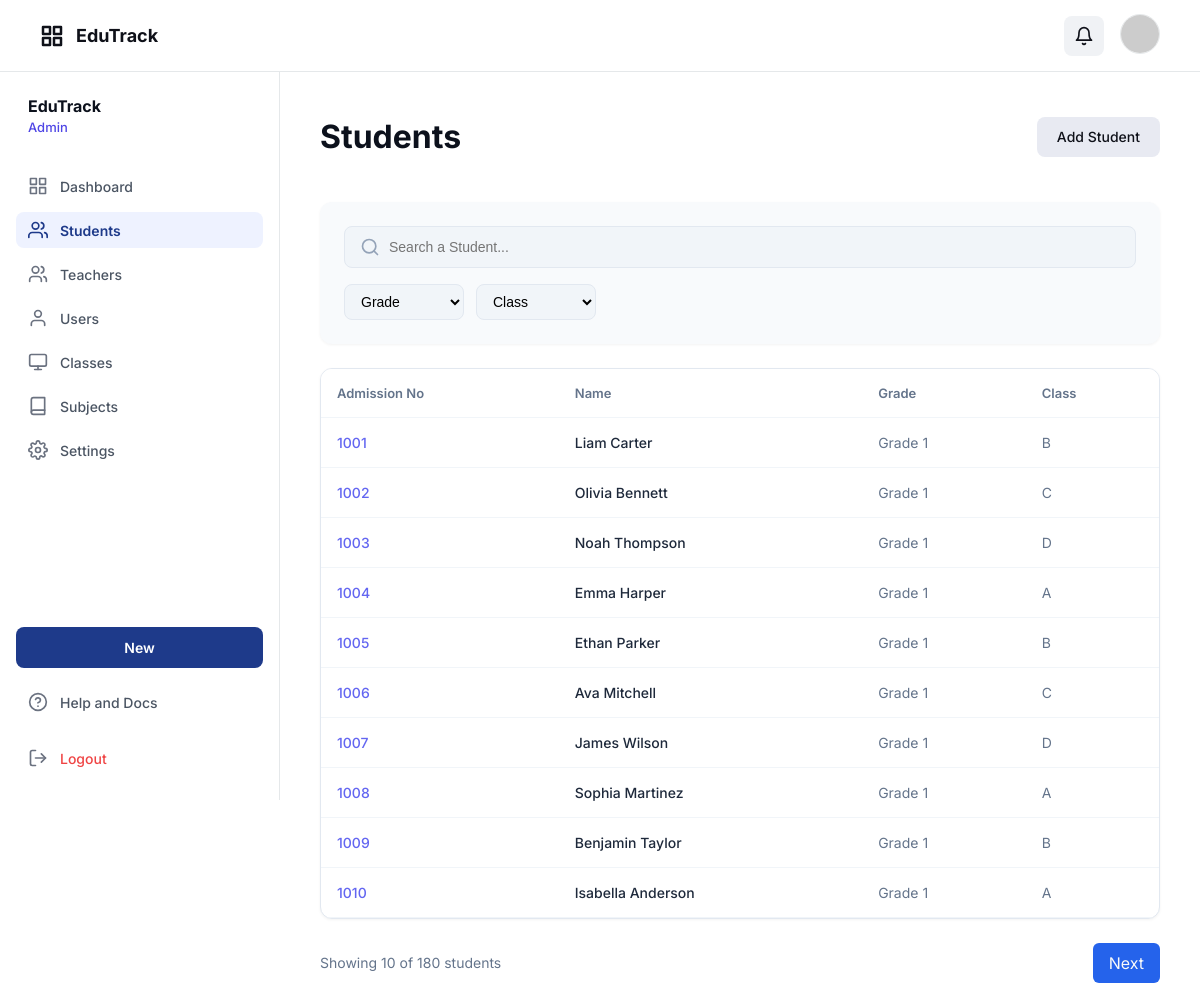
Page /school_app/index.php?controller=student&action=index (signed in) on the committed database.
### tables this page shows
CREATE TABLE students (
  id BIGINT UNSIGNED NOT NULL AUTO_INCREMENT,
  admission_no VARCHAR(30) NOT NULL,
  first_name VARCHAR(80) NOT NULL,
  last_name VARCHAR(80) NOT NULL,
  date_of_birth DATE NULL,
  gender ENUM('M','F','OTHER') NULL,
  is_active TINYINT(1) NOT NULL DEFAULT 1,
  created_at TIMESTAMP NOT NULL DEFAULT CURRENT_TIMESTAMP,
  updated_at TIMESTAMP NOT NULL DEFAULT CURRENT_TIMESTAMP ON UPDATE CURRENT_TIMESTAMP,
  PRIMARY KEY (id),
  UNIQUE KEY uq_students_admission_no (admission_no),
  KEY idx_students_name (last_name, first_name)
);

### school_app/models/Student.php (called while the page is built, shortened)
<?php
class Student extends Model
{
    public static function list($filters = [], $page = 1, $limit = 10)
    {
        $db = Database::connect();
        $offset = ($page - 1) * $limit;
        $sql = "SELECT DISTINCT
                    s.*,
                    c.name as class_name,
                    g.name as grade_name,
                    g.grade_number
                FROM students s
                LEFT JOIN enrollments e ON s.id = e.student_id
                    AND e.status = 'ACTIVE'
                    AND e.school_year_id = (SELECT id FROM school_years WHERE is_current = 1 LIMIT 1)
                LEFT JOIN classes c ON e.class_id = c.id
                LEFT JOIN grades g ON c.grade_id = g.id
                WHERE 1=1";
        $params = [];
        $sql .= " ORDER BY s.admission_no ASC";
        $countSql = "SELECT COUNT(DISTINCT s.id) FROM students s
                     LEFT JOIN enrollments e ON s.id = e.student_id
                        AND e.status = 'ACTIVE'
                        AND e.school_year_id = (SELECT id FROM school_years WHERE is_current = 1 LIMIT 1)
                     LEFT JOIN classes c ON e.class_id = c.id
                     LEFT JOIN grades g ON c.grade_id = g.id
                     WHERE 1=1";
        $countStmt = $db->prepare($countSql);
        $countStmt->execute($params);
        $total = $countStmt->fetchColumn();
        $sql .= " LIMIT " . (int) $limit . " OFFSET " . (int) $offset;
        $stmt = $db->prepare($sql);
        $stmt->execute($params);
        return [
            'data' => $stmt->fetchAll(PDO::FETCH_OBJ),
            'total' => $total,
            'page' => $page,
            'limit' => $limit,
            'total_pages' => ceil($total / $limit)
        ];
    }
}

### school_app/controllers/StudentController.php (called while the page is built, shortened)
<?php
require_once __DIR__ . '/../models/Student.php';
class StudentController
{
    public function index()
    {
        $page = isset($_GET['page']) ? (int) $_GET['page'] : 1;
        $filters = [
            'search' => $_GET['search'] ?? '',
            'grade_id' => $_GET['grade_id'] ?? '',
            'class_id' => $_GET['class_id'] ?? ''
        ];
        $studentsData = Student::list($filters, $page, 10);
        $grades = Grade::getAll();
        $classes = [];
        if (!empty($filters['grade_id'])) {
            $classes = ClassModel::getByGrade($filters['grade_id']);
        } else {
            $classes = ClassModel::getAll();
        }
        return [
            'students' => $studentsData['data'],
            'pagination' => [
                'total' => $studentsData['total'],
                'page' => $studentsData['page'],
                'total_pages' => $studentsData['total_pages']
            ],
            'filters' => $filters,
            'grades' => $grades,
            'classes' => $classes
        ];
    }
}

### school_app/views/admin/students/index.php (the view, shortened to what this page needs)
<div class="students-view-container">
    <div style="display: flex; justify-content: space-between; align-items: center; margin-bottom: 24px;">
        <h1 class="text-h1" style="font-weight: 700; font-size: 32px; color: var(--text-dark);">Students</h1>
        <a href="index.php?controller=student&action=add" class="btn-secondary"
            style="padding: 10px 20px; border-radius: 8px; font-weight: 500; font-size: 14px;">Add Student</a>
    </div>
    <div class="card" style="padding: 24px; margin-bottom: 24px; border: none; background-color: #f8fafc;">
        <form action="index.php" method="GET" id="studentFilterForm"
            style="display: flex; flex-direction: column; gap: 16px;">
            <div style="position: relative; width: 100%;">
                <input type="text" name="search" value="<?php echo htmlspecialchars($filters['search']); ?>"
                    placeholder="Search a Student..." class="input-field"
                    style="width: 100%; padding: 12px 16px 12px 44px; border-radius: 8px; border: 1px solid #e2e8f0; background-color: #f1f5f9; font-size: 14px;">
            </div>
            <div style="display: flex; gap: 12px;">
                <select name="grade_id" class="input-field"
                    style="width: auto; min-width: 120px; padding: 8px 12px; border-radius: 8px; border: 1px solid #e2e8f0; background-color: #f1f5f9; font-size: 14px;"
                    onchange="this.form.submit()">
                    <option value="">Grade</option>
                </select>
                <select name="class_id" class="input-field"
                    style="width: auto; min-width: 120px; padding: 8px 12px; border-radius: 8px; border: 1px solid #e2e8f0; background-color: #f1f5f9; font-size: 14px;"
                    onchange="this.form.submit()">
                    <option value="">Class</option>
                </select>
            </div>
        </form>
    </div>
    <div class="card"
        style="padding: 0; border: 1px solid #e2e8f0; border-radius: 12px; overflow: hidden; background-color: #fff;">
        <table style="width: 100%; border-collapse: collapse; text-align: left;">
            <thead>
                <tr style="border-bottom: 1px solid #f1f5f9; background-color: #fff;">
                    <th style="padding: 16px; color: #64748b; font-size: 13px; font-weight: 600; text-transform: none;">
                        Admission No</th>
                    <th style="padding: 16px; color: #64748b; font-size: 13px; font-weight: 600; text-transform: none;">
                        Name</th>
                    <th style="padding: 16px; color: #64748b; font-size: 13px; font-weight: 600; text-transform: none;">
                        Grade</th>
                    <th style="padding: 16px; color: #64748b; font-size: 13px; font-weight: 600; text-transform: none;">
                        Class</th>
                </tr>
            </thead>
            <tbody>
                <?php if (empty($students)): ?>
                    <tr>
                        <td colspan="4" style="padding: 48px; text-align: center; color: #94a3b8; font-size: 15px;">
                            No students found matching your criteria.
                        </td>
                    </tr>
                <?php else: ?>
                    <?php foreach ($students as $student): ?>
                        <tr style="border-bottom: 1px solid #f1f5f9; transition: background-color 0.2s; cursor: pointer;"
                            onclick="window.location='index.php?controller=student&action=enroll&id=<?php echo $student->id; ?>'"
                            onmouseover="this.style.backgroundColor='#f8fafc'"
                            onmouseout="this.style.backgroundColor='transparent'">
                            <td style="padding: 16px; color: #6366f1; font-weight: 500; font-size: 14px;">
                                <?php echo htmlspecialchars($student->admission_no); ?>
                            </td>
                            <td style="padding: 16px; color: #1e293b; font-weight: 500; font-size: 14px;">
                                <?php echo htmlspecialchars($student->first_name . ' ' . $student->last_name); ?>
                            </td>
                            <td style="padding: 16px; color: #64748b; font-size: 14px;">
                                <?php echo htmlspecialchars($student->grade_name ?? 'N/A'); ?>
                            </td>
                            <td style="padding: 16px; color: #64748b; font-size: 14px;">
                                <?php echo htmlspecialchars($student->class_name ?? 'N/A'); ?>
                            </td>
                        </tr>
                    <?php endforeach; ?>
                <?php endif; ?>
            </tbody>
        </table>
    </div>
    <?php if ($pagination['total_pages'] > 1): ?>
        <div style="display: flex; justify-content: space-between; align-items: center; margin-top: 24px;">
            <div style="color: #64748b; font-size: 14px;">
                Showing
                <?php echo count($students); ?> of
                <?php echo $pagination['total']; ?> students
            </div>
            <div style="display: flex; gap: 8px;">
                <?php if ($pagination['page'] < $pagination['total_pages']): ?>
                    <a href="index.php?controller=student&action=index&page=<?php echo $pagination['page'] + 1; ?>&search=<?php echo urlencode($filters['search']); ?>&grade_id=<?php echo $filters['grade_id']; ?>&class_id=<?php echo $filters['class_id']; ?>"
                        class="btn-primary" style="padding: 8px 16px; border-radius: 6px; background-color: #2563eb;">Next</a>
                <?php endif; ?>
            </div>
        </div>
    <?php endif; ?>
</div>

### rows in the picture
students: admission_no "1001", first_name+last_name "Liam Carter", grade_name "Grade 1", class_name "B"
students: admission_no "1002", first_name+last_name "Olivia Bennett", grade_name "Grade 1", class_name "C"
students: admission_no "1003", first_name+last_name "Noah Thompson", grade_name "Grade 1", class_name "D"
students: admission_no "1004", first_name+last_name "Emma Harper", grade_name "Grade 1", class_name "A"
students: admission_no "1005", first_name+last_name "Ethan Parker", grade_name "Grade 1", class_name "B"
students: admission_no "1006", first_name+last_name "Ava Mitchell", grade_name "Grade 1", class_name "C"
students: admission_no "1007", first_name+last_name "James Wilson", grade_name "Grade 1", class_name "D"
students: admission_no "1008", first_name+last_name "Sophia Martinez", grade_name "Grade 1", class_name "A"
students: admission_no "1009", first_name+last_name "Benjamin Taylor", grade_name "Grade 1", class_name "B"
students: admission_no "1010", first_name+last_name "Isabella Anderson", grade_name "Grade 1", class_name "A"

### other values in the picture
$displayRole "Admin"
count($students) "10"
$pagination['total'] "180"
